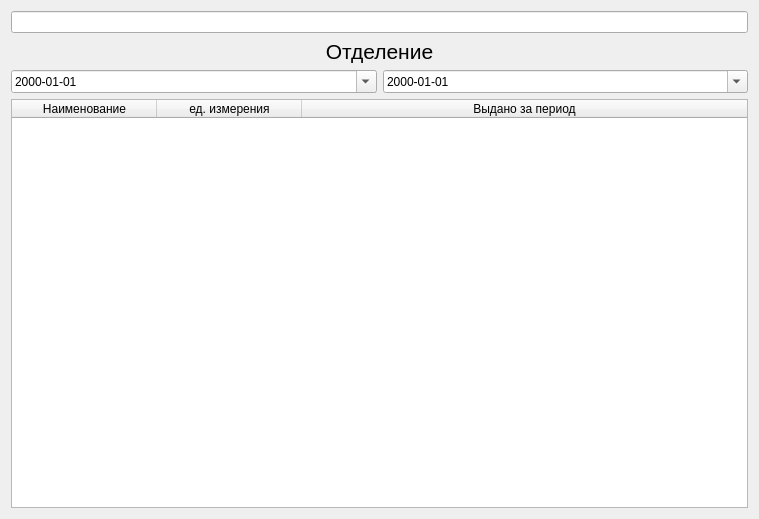
<?xml version="1.0" encoding="UTF-8"?>
<ui version="4.0">
 <class>DialogDivisionOperations</class>
 <widget class="QDialog" name="DialogDivisionOperations">
  <property name="geometry">
   <rect>
    <x>0</x>
    <y>0</y>
    <width>759</width>
    <height>519</height>
   </rect>
  </property>
  <property name="windowTitle">
   <string>Выдача</string>
  </property>
  <layout class="QGridLayout" name="gridLayout">
   <item row="4" column="1" colspan="2">
    <widget class="QTableWidget" name="tableWidget">
     <property name="minimumSize">
      <size>
       <width>0</width>
       <height>0</height>
      </size>
     </property>
     <attribute name="horizontalHeaderCascadingSectionResizes">
      <bool>false</bool>
     </attribute>
     <attribute name="horizontalHeaderMinimumSectionSize">
      <number>49</number>
     </attribute>
     <attribute name="horizontalHeaderDefaultSectionSize">
      <number>145</number>
     </attribute>
     <attribute name="horizontalHeaderStretchLastSection">
      <bool>true</bool>
     </attribute>
     <column>
      <property name="text">
       <string>Наименование</string>
      </property>
     </column>
     <column>
      <property name="text">
       <string>ед. измерения</string>
      </property>
     </column>
     <column>
      <property name="text">
       <string>Выдано за период</string>
      </property>
     </column>
    </widget>
   </item>
   <item row="0" column="1" colspan="2">
    <widget class="QLineEdit" name="lineEdit"/>
   </item>
   <item row="1" column="1" colspan="2">
    <widget class="QLabel" name="label">
     <property name="text">
      <string>&lt;html&gt;&lt;head/&gt;&lt;body&gt;&lt;p&gt;&lt;span style=&quot; font-size:16pt;&quot;&gt;Отделение&lt;/span&gt;&lt;/p&gt;&lt;/body&gt;&lt;/html&gt;</string>
     </property>
     <property name="alignment">
      <set>Qt::AlignCenter</set>
     </property>
    </widget>
   </item>
   <item row="2" column="2">
    <widget class="QDateEdit" name="dateEdit_3">
     <property name="displayFormat">
      <string>yyyy-MM-dd</string>
     </property>
     <property name="calendarPopup">
      <bool>true</bool>
     </property>
     <property name="currentSectionIndex">
      <number>0</number>
     </property>
    </widget>
   </item>
   <item row="2" column="1">
    <widget class="QDateEdit" name="dateEdit_2">
     <property name="displayFormat">
      <string>yyyy-MM-dd</string>
     </property>
     <property name="calendarPopup">
      <bool>true</bool>
     </property>
     <property name="currentSectionIndex">
      <number>0</number>
     </property>
    </widget>
   </item>
  </layout>
 </widget>
 <resources/>
 <connections/>
</ui>
